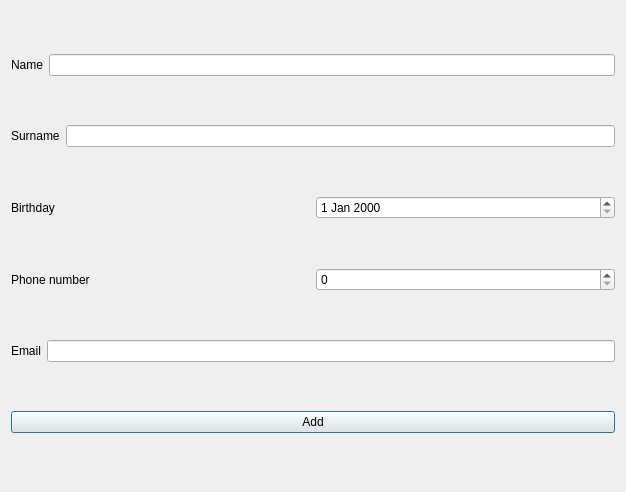
<?xml version="1.0" encoding="UTF-8"?>
<ui version="4.0">
 <class>NewContact</class>
 <widget class="QWidget" name="NewContact">
  <property name="geometry">
   <rect>
    <x>0</x>
    <y>0</y>
    <width>626</width>
    <height>492</height>
   </rect>
  </property>
  <property name="windowTitle">
   <string>Form</string>
  </property>
  <layout class="QVBoxLayout" name="verticalLayout_2">
   <item>
    <layout class="QVBoxLayout" name="verticalLayout">
     <item>
      <layout class="QHBoxLayout" name="horizontalLayout">
       <item>
        <widget class="QLabel" name="label">
         <property name="text">
          <string>Name</string>
         </property>
        </widget>
       </item>
       <item>
        <widget class="QLineEdit" name="NameEdit"/>
       </item>
      </layout>
     </item>
    </layout>
   </item>
   <item>
    <layout class="QHBoxLayout" name="horizontalLayout_2">
     <item>
      <widget class="QLabel" name="label_2">
       <property name="text">
        <string>Surname</string>
       </property>
      </widget>
     </item>
     <item>
      <widget class="QLineEdit" name="SurnameEdit"/>
     </item>
    </layout>
   </item>
   <item>
    <layout class="QHBoxLayout" name="horizontalLayout_3">
     <item>
      <widget class="QLabel" name="label_3">
       <property name="text">
        <string>Birthday</string>
       </property>
      </widget>
     </item>
     <item>
      <widget class="QDateEdit" name="BirthdayEdit"/>
     </item>
    </layout>
   </item>
   <item>
    <layout class="QHBoxLayout" name="horizontalLayout_4">
     <item>
      <widget class="QLabel" name="label_4">
       <property name="text">
        <string>Phone number</string>
       </property>
      </widget>
     </item>
     <item>
      <widget class="QSpinBox" name="PhoneEdit">
       <property name="maximum">
        <number>999999999</number>
       </property>
      </widget>
     </item>
    </layout>
   </item>
   <item>
    <layout class="QHBoxLayout" name="horizontalLayout_5">
     <item>
      <widget class="QLabel" name="label_5">
       <property name="text">
        <string>Email</string>
       </property>
      </widget>
     </item>
     <item>
      <widget class="QLineEdit" name="EmailEdit"/>
     </item>
    </layout>
   </item>
   <item>
    <widget class="QPushButton" name="AddButton">
     <property name="text">
      <string>Add</string>
     </property>
     <property name="autoDefault">
      <bool>false</bool>
     </property>
     <property name="default">
      <bool>true</bool>
     </property>
    </widget>
   </item>
  </layout>
 </widget>
 <resources/>
 <connections/>
</ui>
